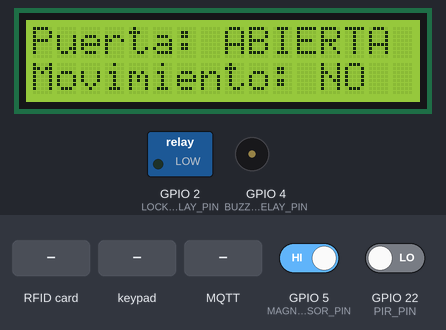
Simulated run of this sketch. Board: ESP32. Shown: 16×2 character LCD, switched loads named in the sketch (green lamp = pin HIGH), buzzer (waves = sounding, pin HIGH). Inputs (shaded band) come from the test bench; at power-on: GPIO 5 (MAGNETIC_SENSOR_PIN) HIGH, GPIO 22 (PIR_PIN) LOW. WiFi joins after 1.5 s; servers stay silent unless stated; the local clock reads 2024-03-15 10:24:30 at power-on unless the sketch sets it; no MQTT or app messages arrive unless stated; what the sketch prints to the serial monitor is not drawn.

Above: at 4.3 s.
4.4 s: RFID card 12 34 56 78 held to the reader
At 4.56 s:
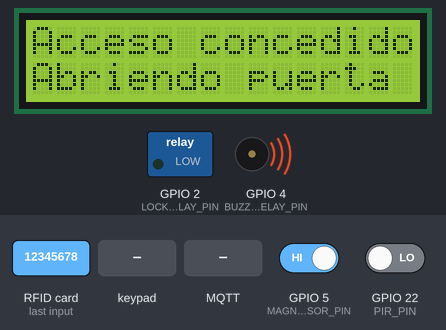
7.9 s: keypad keys 3 2 3 3 2 5 2 6 pressed 0.4 s apart
At 8.52 s:
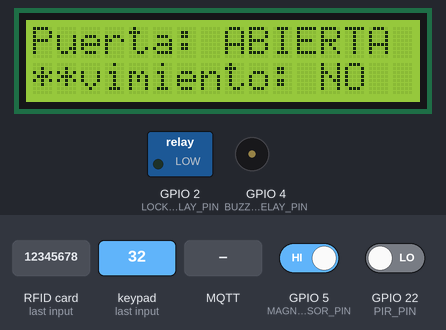
12.6 s: MQTT message "ABRIR" arrives on the second subscribed topic
At 13.7 s:
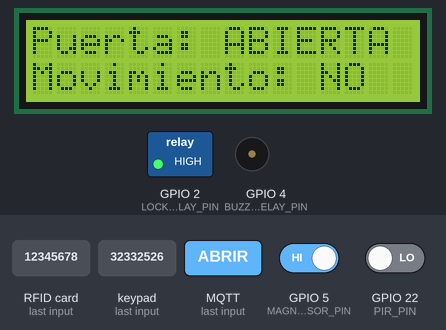
16.2 s: GPIO 5 (MAGNETIC_SENSOR_PIN) driven LOW
At 18.2 s:
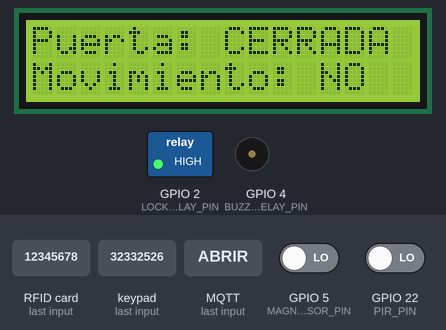
19.8 s: GPIO 22 (PIR_PIN) driven HIGH
At 20.3 s:
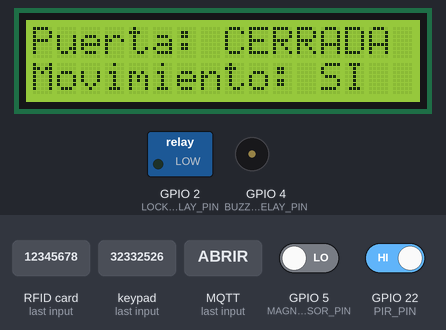
21.3 s: key '1' pressed
At 21.7 s:
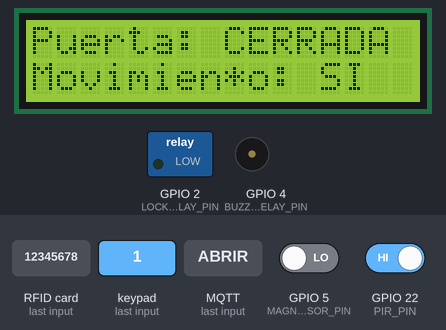
Timing chart, 0 to 24.3 s (numbered marks = the images above; inputs shaded):
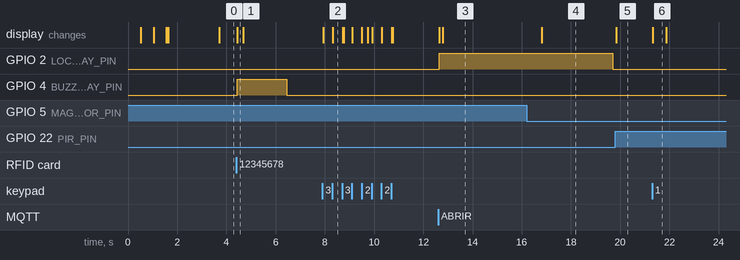

The sketch:

Puerta_Mqttx.ino
```cpp
#include <WiFi.h>
#include <PubSubClient.h>
#include <Wire.h>
#include <LiquidCrystal_I2C.h>
#include <SPI.h>
#include <MFRC522.h>
#include <Keypad.h>
#include <WiFiClientSecure.h>
#include <time.h>

// Definición de pines
#define BUZZER_RELAY_PIN 4
#define LOCK_RELAY_PIN 2
#define PIR_PIN 22
#define MAGNETIC_SENSOR_PIN 5  // Asumiendo pin 5 para el sensor magnético
#define RFID_SS_PIN 21         // Asumiendo pin 21 para RFID SS
#define RFID_RST_PIN 15        // Asumiendo pin 15 para RFID RST

// Definición para el teclado 4x4
#define ROWS 4
#define COLS 4
char keys[ROWS][COLS] = {
  {'1', '2', '3', 'A'},
  {'4', '5', '6', 'B'},
  {'7', '8', '9', 'C'},
  {'*', '0', '#', 'D'}
};
byte rowPins[ROWS] = {32, 33, 25, 26};
byte colPins[COLS] = {27, 14, 12, 13};

// Configuración WiFi
const char* ssid = "Gil";
const char* password = "123456789";

// Configuración MQTT
const char* mqtt_server = "ea4d47f0.ala.us-east-1.emqxsl.com";
const int mqtt_port = 8883;
const char* mqtt_user = "puerta";
const char* mqtt_password = "puerta";
const char* clientID = "mqttx_e00a6245";

// Temas MQTT
const char* topic_estado = "puerta/estado";
const char* topic_movimiento = "puerta/movimiento";
const char* topic_alarma = "puerta/alarma";
const char* topic_codigo_temporal = "puerta/codigo_temporal";
const char* topic_comando = "puerta/comando";

// Variables adicionales para control de tiempos con millis()
unsigned long tiempo_mensaje_lcd = 0;
unsigned long tiempo_mensaje_clave = 0;
bool mostrar_mensaje_clave = false;
bool mostrar_mensaje_lcd = false;
const unsigned long TIEMPO_MENSAJE = 2000; // 2 segundos para mensajes

// Variables para millis de apertura de puerta
unsigned long tiempoInicioCerradura = 0;
unsigned long tiempoInicioBuzzer = 0;
bool cerraduraActiva = false;
bool buzzerAdvertenciaActivo = false;
const unsigned long TIEMPO_CERRADURA = 7000; // 7 segundos
const unsigned long TIEMPO_BUZZER = 2000;    // 2 segundos

// Inicialización de objetos
LiquidCrystal_I2C lcd(0x27, 16, 2);  // Dirección I2C, 16 columnas, 2 filas
Keypad keypad = Keypad(makeKeymap(keys), rowPins, colPins, ROWS, COLS);
MFRC522 rfid(RFID_SS_PIN, RFID_RST_PIN);
WiFiClientSecure espClient;
PubSubClient client(espClient);

// Variables para el sistema
String password_correta = "1234";
String input_password = "";
bool puerta_abierta = false;
bool alarma_activada = false;
String codigo_temporal = "";
bool codigo_temporal_usado = false;

// Variables para controlar estado previo
bool estado_previo_puerta = false;
bool primer_ciclo = true;

// UIDs de tarjetas RFID autorizadas (ejemplo)
byte authorized_card[4] = {0x12, 0x34, 0x56, 0x78}; // Reemplazar con tu UID

// Configuración NTP
const char* ntpServer = "pool.ntp.org";
const long gmtOffset_sec = -18000; // GMT-5 (ajustar según zona horaria)
const int daylightOffset_sec = 3600;

// Función para conectar a WiFi
void setup_wifi() {
  WiFi.begin(ssid, password);

  unsigned long inicio_conexion = millis();
  unsigned long tiempo_espera_wifi = 30000; // 30 segundos de timeout

  while (WiFi.status() != WL_CONNECTED) {
    // Verificar timeout
    if (millis() - inicio_conexion > tiempo_espera_wifi) {
      Serial.println("Fallo en la conexión WiFi. Reiniciando ESP32...");
      ESP.restart();
    }

    // Parpadear LCD para indicar intento de conexión
    static unsigned long ultimo_parpadeo = 0;
    if (millis() - ultimo_parpadeo > 500) {
      static bool estado_parpadeo = false;
      estado_parpadeo = !estado_parpadeo;

      lcd.clear();
      lcd.setCursor(0, 0);
      lcd.print("Conectando WiFi");

      if (estado_parpadeo) {
        lcd.setCursor(0, 1);
        lcd.print(ssid);
      }

      ultimo_parpadeo = millis();
    }

    yield(); // Permitir que la CPU maneje otras tareas
  }

  Serial.println("WiFi conectado");
  Serial.println("Dirección IP: ");
  Serial.println(WiFi.localIP());
}

// Callback para procesar mensajes MQTT recibidos
void callback(char* topic, byte* payload, unsigned int length) {
  String message;
  for (int i = 0; i < length; i++) {
    message += (char)payload[i];
  }

  Serial.println("Mensaje recibido [" + String(topic) + "]: " + message);

  // Procesar código temporal
  if (String(topic) == topic_codigo_temporal) {
    codigo_temporal = message;
    codigo_temporal_usado = false;
    Serial.println("Nuevo código temporal recibido: " + codigo_temporal);
  }

  // Procesar comandos desde la aplicación
  if (String(topic) == topic_comando) {
    if (message == "ABRIR") {
      Serial.println("Comando recibido: Abrir puerta");
      abrirPuerta();
    }
  }
}

// Función para reconectar a MQTT
void reconnect() {
  unsigned long inicio_reconexion = millis();
  unsigned long timeout_reconexion = 10000; // 10 segundos máximo por intento

  while (!client.connected()) {
    // Verificar si ha pasado el tiempo máximo de intento
    if (millis() - inicio_reconexion > timeout_reconexion) {
      Serial.println("Timeout en reconexión MQTT. Intentando de nuevo...");
      return;  // Salir y dejar que el próximo ciclo lo intente de nuevo
    }

    Serial.print("Intentando conexión MQTT...");

    // Intentar conexión
    if (client.connect(clientID, mqtt_user, mqtt_password)) {
      Serial.println("conectado");

      // Suscripción a temas
      client.subscribe(topic_codigo_temporal);
      client.subscribe(topic_comando);  // Añadir suscripción al tema de comandos

      // Publicar estado inicial
      client.publish(topic_estado, "Sistema iniciado");
    } else {
      Serial.print("falló, rc=");
      Serial.print(client.state());
      Serial.println(" intentando de nuevo");

      // Esperar un poco antes de reintentar, usando un contador no bloqueante
      unsigned long tiempo_espera = millis();
      while (millis() - tiempo_espera < 1000) {
        yield(); // Permitir otras operaciones durante la espera
      }
    }
  }
}

void setup() {
  Serial.begin(115200);

  // Inicialización de pines
  pinMode(BUZZER_RELAY_PIN, OUTPUT);
  pinMode(LOCK_RELAY_PIN, OUTPUT);
  pinMode(PIR_PIN, INPUT);
  pinMode(MAGNETIC_SENSOR_PIN, INPUT_PULLUP);

  // Estado inicial de relés (OFF)
  digitalWrite(BUZZER_RELAY_PIN, LOW);
  digitalWrite(LOCK_RELAY_PIN, LOW);

  // Inicializar LCD
  Wire.begin(16, 17); // SDA, SCL
  lcd.init();
  lcd.backlight();
  lcd.clear();
  lcd.setCursor(0, 0);
  lcd.print("Iniciando...");

  // Inicializar RFID
  SPI.begin();
  rfid.PCD_Init();

  // Configurar WiFi
  setup_wifi();

  // Configurar tiempo NTP
  configTime(gmtOffset_sec, daylightOffset_sec, ntpServer);

  // Configurar MQTT con TLS
  espClient.setInsecure(); // Para pruebas (en producción usar certificados)
  client.setServer(mqtt_server, mqtt_port);
  client.setCallback(callback);

  // Mostrar mensaje inicial
  tiempo_mensaje_lcd = millis();
  mostrar_mensaje_lcd = true;
  lcd.clear();
  lcd.setCursor(0, 0);
  lcd.print("Sistema Listo");
}

// Función para actualizar LCD con estado de la puerta
void actualizarLCD() {
  lcd.clear();
  lcd.setCursor(0, 0);

  // Verificar estado de la puerta
  bool estado_puerta_actual = (digitalRead(MAGNETIC_SENSOR_PIN) == HIGH);
  if (estado_puerta_actual) {
    lcd.print("Puerta: ABIERTA");
    puerta_abierta = true;
    // Enviar estado por MQTT
    if (client.connected()) {
      client.publish(topic_estado, "ABIERTA");
    }
  } else {
    lcd.print("Puerta: CERRADA");
    puerta_abierta = false;
    // Enviar estado por MQTT
    if (client.connected()) {
      client.publish(topic_estado, "CERRADA");
    }
  }

  // Verificar movimiento
  lcd.setCursor(0, 1);
  bool hay_movimiento = (digitalRead(PIR_PIN) == HIGH);
  if (hay_movimiento) {
    lcd.print("Movimiento: SI");
    if (client.connected()) {
      client.publish(topic_movimiento, "SI");
    }
  } else {
    lcd.print("Movimiento: NO");
    if (client.connected()) {
      client.publish(topic_movimiento, "NO");
    }
  }
}

// Función para abrir la puerta
void abrirPuerta() {
  lcd.clear();
  lcd.setCursor(0, 0);
  lcd.print("Acceso concedido");
  lcd.setCursor(0, 1);
  lcd.print("Abriendo puerta");

  digitalWrite(LOCK_RELAY_PIN, HIGH);  // Activar relay de la chapa
  cerraduraActiva = true;
  tiempoInicioCerradura = millis();

  if (client.connected()) {
    client.publish(topic_estado, "Acceso concedido");
  }
}

// Función para verificar si una tarjeta RFID está autorizada
bool verificarTarjetaRFID() {
  if (!rfid.PICC_IsNewCardPresent() || !rfid.PICC_ReadCardSerial()) {
    return false;
  }

  Serial.print("UID de tarjeta: ");
  for (byte i = 0; i < rfid.uid.size; i++) {
    Serial.print(rfid.uid.uidByte[i] < 0x10 ? " 0" : " ");
    Serial.print(rfid.uid.uidByte[i], HEX);
  }
  Serial.println();

  // Verificar si coincide con la tarjeta autorizada
  bool authorized = true;
  for (byte i = 0; i < 4; i++) {
    if (rfid.uid.uidByte[i] != authorized_card[i]) {
      authorized = false;
      break;
    }
  }

  rfid.PICC_HaltA();
  rfid.PCD_StopCrypto1();

  return authorized;
}

// Función para manejar entrada de contraseña
void manejarTeclado() {
  char key = keypad.getKey();

  if (key) {
    if (key == '#') {
      // Si no hay contraseña en progreso, iniciar entrada
      if (input_password.length() == 0) {
        lcd.clear();
        lcd.setCursor(0, 0);
        lcd.print("Ingrese clave:");
        lcd.setCursor(0, 1);
      }
      // Si hay contraseña en progreso, verificarla
      else {
        // Verificar si es la contraseña correcta o el código temporal
        if (input_password == password_correta ||
            (!codigo_temporal_usado && input_password == codigo_temporal)) {

          // Si usamos código temporal, marcarlo como usado
          if (input_password == codigo_temporal) {
            codigo_temporal_usado = true;
            if (client.connected()) {
              client.publish(topic_codigo_temporal, "usado");
            }
          }

          // Abrir la puerta
          abrirPuerta();
        } else {
          // Mostrar mensaje de clave incorrecta
          lcd.clear();
          lcd.setCursor(0, 0);
          lcd.print("Clave incorrecta");

          // Usar millis para controlar tiempo de mensaje
          mostrar_mensaje_clave = true;
          tiempo_mensaje_clave = millis();

          if (client.connected()) {
            client.publish(topic_estado, "Intento fallido: clave incorrecta");
          }
        }
        // Reiniciar entrada
        input_password = "";
      }
    }
    // Añadir dígito a la contraseña en progreso
    else if (key >= '0' && key <= '9' && input_password.length() < 10) {
      input_password += key;
      lcd.setCursor(input_password.length() - 1, 1);
      lcd.print("*");
    }
  }
}

// Función para manejar alarma de forzado
void manejarAlarmaForzado() {
  bool estado_actual_puerta = (digitalRead(MAGNETIC_SENSOR_PIN) == HIGH);

  // En el primer ciclo, inicializar el estado previo
  if (primer_ciclo) {
    estado_previo_puerta = estado_actual_puerta;
    primer_ciclo = false;
    return;
  }

  // Si la puerta está abierta pero no se activó el relay de la chapa
  // y no estaba abierta antes (es decir, detectamos un cambio de cerrada a abierta sin activar la cerradura)
  if (estado_actual_puerta && !cerraduraActiva && !estado_previo_puerta) {
    lcd.clear();
    lcd.setCursor(0, 0);
    lcd.print("ALARMA ACTIVADA");
    lcd.setCursor(0, 1);
    lcd.print("PUERTA FORZADA");

    alarma_activada = true;
    digitalWrite(BUZZER_RELAY_PIN, HIGH);

    if (client.connected()) {
      client.publish(topic_alarma, "ALERTA: Puerta forzada");
    }
  }

  // Si la alarma está activada y la puerta se cerró
  if (alarma_activada && !estado_actual_puerta) {
    // Verificar si hay movimiento afuera con el PIR
    if (digitalRead(PIR_PIN) == LOW) {
      // No hay movimiento afuera, mantener alarma sonando
      lcd.clear();
      lcd.setCursor(0, 0);
      lcd.print("ALARMA ACTIVA");
      lcd.setCursor(0, 1);
      lcd.print("INTRUSO DENTRO");

      if (client.connected()) {
        client.publish(topic_alarma, "ALERTA: Intruso dentro");
      }
    } else {
      // Hay movimiento afuera, desactivar alarma
      alarma_activada = false;
      digitalWrite(BUZZER_RELAY_PIN, LOW);

      if (client.connected()) {
        client.publish(topic_alarma, "Alarma desactivada");
      }

      actualizarLCD();
    }
  }

  // Actualizar estado previo para el siguiente ciclo
  estado_previo_puerta = estado_actual_puerta;
}

void loop() {
  // Mantener conexión MQTT
  if (!client.connected()) {
    reconnect();
  }
  client.loop();

  unsigned long tiempoActual = millis();

  // Gestionar mensaje de sistema listo al inicio
  if (mostrar_mensaje_lcd && (tiempoActual - tiempo_mensaje_lcd >= TIEMPO_MENSAJE)) {
    mostrar_mensaje_lcd = false;
    actualizarLCD();
  }

  // Gestionar mensaje de clave incorrecta
  if (mostrar_mensaje_clave && (tiempoActual - tiempo_mensaje_clave >= TIEMPO_MENSAJE)) {
    mostrar_mensaje_clave = false;
    actualizarLCD();
  }

  // Verificar estado de la puerta y actualizar LCD cada 1 segundo
  static unsigned long lastUpdateTime = 0;
  if (tiempoActual - lastUpdateTime > 1000 && !mostrar_mensaje_lcd && !mostrar_mensaje_clave) {
    actualizarLCD();
    lastUpdateTime = tiempoActual;
  }

  // Verificar tarjeta RFID
  if (verificarTarjetaRFID()) {
    Serial.println("Tarjeta autorizada");
    abrirPuerta();
  }

  // Manejar entrada de teclado
  manejarTeclado();

  // Manejar alarma de forzado
  manejarAlarmaForzado();

  // Control de tiempo de cerradura
  if (cerraduraActiva && (tiempoActual - tiempoInicioCerradura >= TIEMPO_CERRADURA)) {
    digitalWrite(LOCK_RELAY_PIN, LOW);  // Desactivar relay de la chapa
    cerraduraActiva = false;

    // Verificar si la puerta quedó abierta después de los 7 segundos
    if (digitalRead(MAGNETIC_SENSOR_PIN) == HIGH) {
      // La puerta sigue abierta, activar alarma por 2 segundos
      digitalWrite(BUZZER_RELAY_PIN, HIGH);
      buzzerAdvertenciaActivo = true;
      tiempoInicioBuzzer = tiempoActual;

      if (client.connected()) {
        client.publish(topic_alarma, "Advertencia: puerta quedó abierta");
      }
    }
  }

  // Control de tiempo del buzzer de advertencia
  if (buzzerAdvertenciaActivo && (tiempoActual - tiempoInicioBuzzer >= TIEMPO_BUZZER)) {
    digitalWrite(BUZZER_RELAY_PIN, LOW);
    buzzerAdvertenciaActivo = false;
    actualizarLCD();
  }

  // Enviar estados por MQTT cada 3 segundos
  static unsigned long lastMqttUpdateTime = 0;
  if (tiempoActual - lastMqttUpdateTime > 3000) {
    if (client.connected()) {
      // Enviar estado de puerta
      client.publish(topic_estado, digitalRead(MAGNETIC_SENSOR_PIN) == HIGH ? "ABIERTA" : "CERRADA");

      // Enviar estado de movimiento
      client.publish(topic_movimiento, digitalRead(PIR_PIN) == HIGH ? "SI" : "NO");
    }
    lastMqttUpdateTime = tiempoActual;
  }
}
```

Measured:
- after the input at 4.4 s, GPIO 4 (BUZZER_RELAY_PIN): LOW → HIGH after 0.05 s, → LOW 2.0 s later; the display: changes after 0.05 s (image 1)
- after the input at 7.9 s, the display: first changes at once (image 2 shows a later state)
- after the input at 12.6 s, GPIO 2 (LOCK_RELAY_PIN): LOW → HIGH after 0.05 s; the display: first changes after 0.05 s (image 3 shows a later state)
- after the input at 16.2 s, GPIO 4 (BUZZER_RELAY_PIN): stays LOW (without the input it goes to HIGH after 3.5 s); the display: changes after 0.62 s (image 4)
- after the input at 19.8 s, the display: changes after 0.05 s (image 5)
- after the input at 21.3 s, the display: changes at once (image 6)
- what the display in image 6 shows lasts 0.6 s, from 21.3 s to 21.9 s
